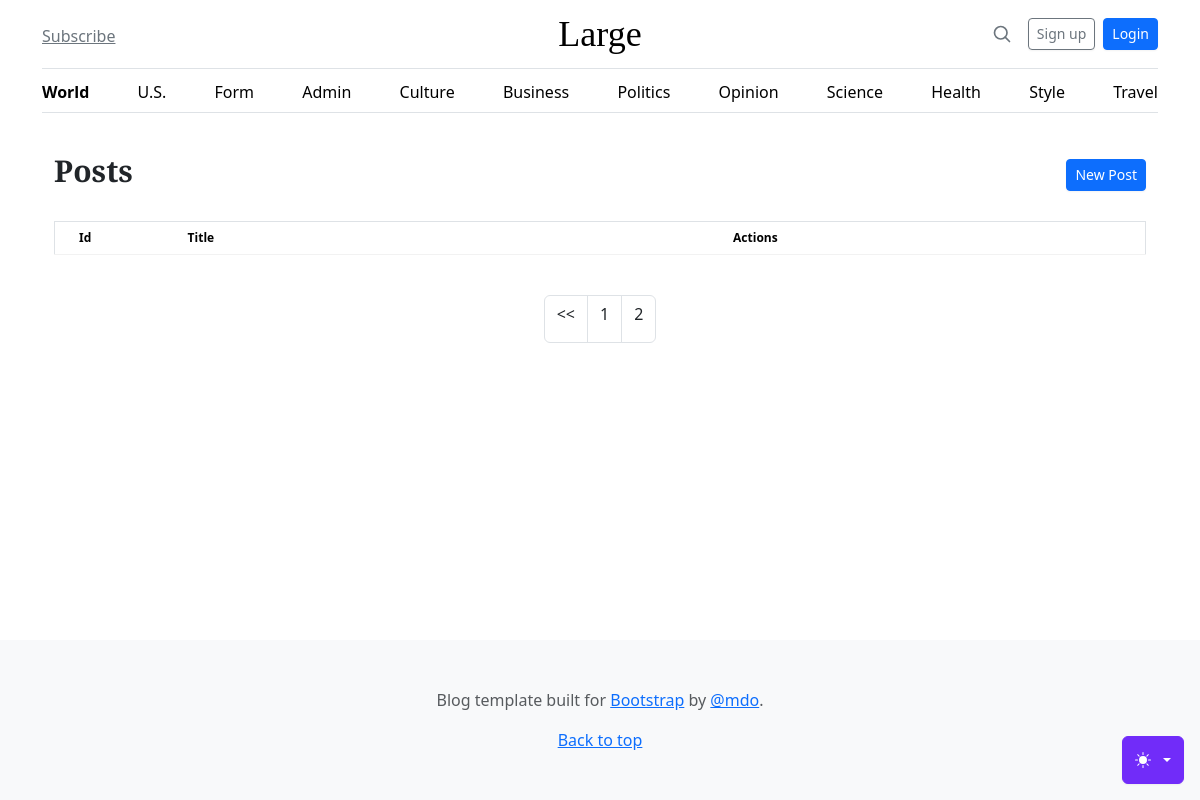
The page /admin/posts?page=3 on the database as committed earlier.
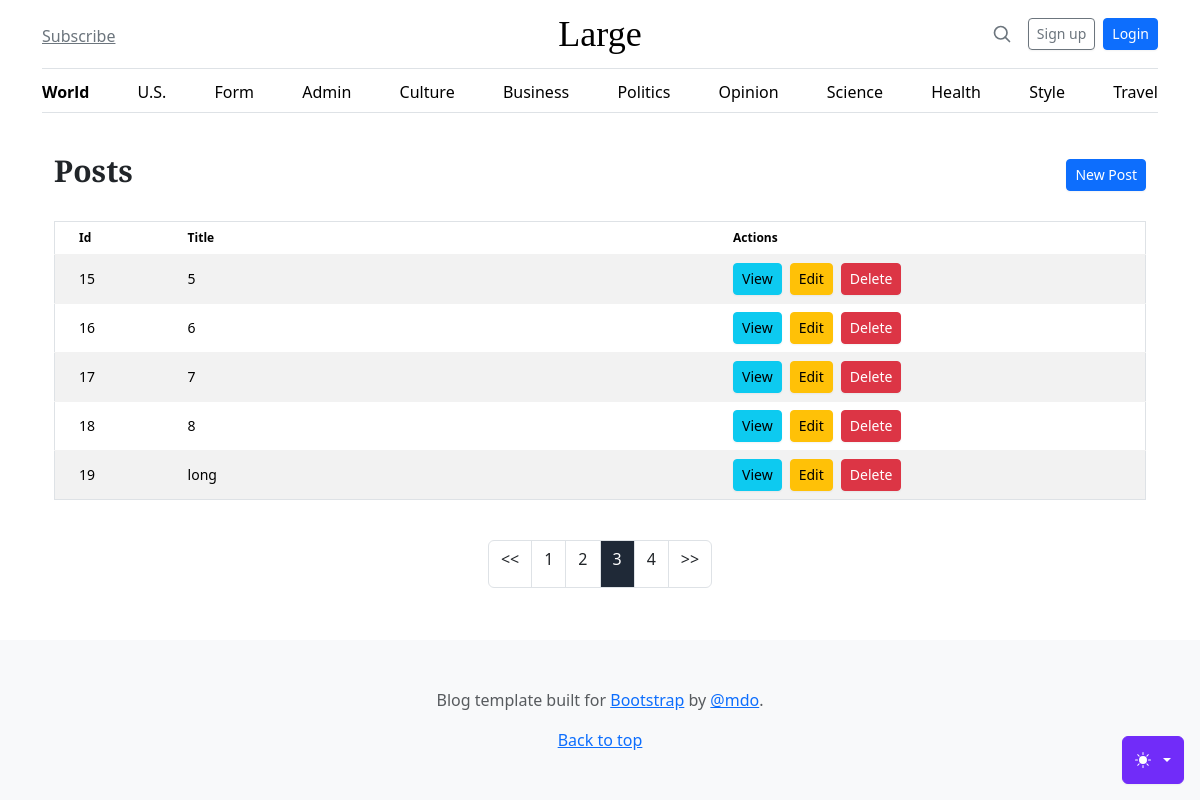
The same page on the database as committed later.
### tables this page shows
CREATE TABLE posts
(
    id    integer
        constraint posts_pk
            primary key autoincrement,
    title text not null,
    body  text not null
);

### src/Route.php (called while the page is built, shortened)
<?php
class Route {
    public function __construct($method, $path, $action)
    {
        $this->method = $method;
        $this->path = $path;
        $this->action = $action;
    }
}

### src/Router.php (called while the page is built, shortened)
<?php
class Router {
    public static $routes = [];
    public $path;
    public $method;
    public function __construct($path, $method)
    {
        $this->path = parse_url($path, PHP_URL_PATH);
        $this->method = $method;
    }
    public function match(){
        foreach(self::$routes as $route){
            if($route->path === $this->path && $route->method === $this->method){
                return $route;
            }
        }
        return false;
    }
    public static function addRoute($method, $path, $action){
        self::$routes[] = new Route($method, $path, $action);
    }
}

### helpers.php (called while the page is built, shortened)
<?php
function view($viewName, $vars=[]){
    extract($vars);
    include __DIR__ . "/views/$viewName.php";
}
function auth(){
    if(!isset($_SESSION['userId'])){
        return false;
    }
    return false;
}

### src/Controllers/PostsController.php (called while the page is built, shortened)
<?php
class PostsController
{
    public function index() {
        $perPage = 5;
        $currentPage = isset($_GET['page']) ? (int)$_GET['page'] : 1;
        $totalPosts = Post::count();
        $totalPages = ceil($totalPosts / $perPage);
        $offset = ($currentPage - 1) * $perPage;
        $posts = Post::paginate($perPage, $offset);
        view('posts/index', compact('posts', 'currentPage', 'totalPages'));
    }
}

### src/DB.php (called while the page is built, shortened)
<?php
class DB
{
    private $conn;
    public function __construct()
    {
        try {
            $this->conn = new PDO('sqlite:' . __DIR__ . '/../db.sqlite');
            $this->conn->setAttribute(PDO::ATTR_ERRMODE, PDO::ERRMODE_EXCEPTION);
        } catch (PDOException $e) {
            echo "Connection failed: " . $e->getMessage();
        }
    }
    public function query($sql)
    {
        return $this->conn->query($sql);
    }
    public function prepare($sql)
    {
        return $this->conn->prepare($sql);
    }
}

### src/Models/Post.php (called while the page is built, shortened)
<?php
class Post extends Model {
    public static $table = 'posts';
    public static function count() {
        $db = new DB();
        $stmt = $db->query("SELECT COUNT(*) as count FROM " . self::$table);
        $result = $stmt->fetch();
        return $result['count'];
    }
    public static function paginate($limit, $offset) {
        $db = new DB();
        $stmt = $db->prepare("SELECT * FROM " . self::$table . " LIMIT :limit OFFSET :offset");
        $stmt->bindValue(':limit', $limit, \PDO::PARAM_INT);
        $stmt->bindValue(':offset', $offset, \PDO::PARAM_INT);
        $stmt->execute();
        return $stmt->fetchAll(\PDO::FETCH_CLASS, self::class);
    }
}

### views/posts/index.php (the view)
<?php view('partials/header'); ?>
<main class="container mx-auto p-4">
    <div class="flex justify-between items-center mb-4">
        <h1 class="text-3xl font-bold">Posts</h1>
        <a class="btn btn-primary btn-sm flex items-center justify-center transition duration-300 ease-in-out transform hover:scale-105" href="/admin/posts/create">New Post</a>
    </div>
    <div class="overflow-x-auto">
        <table class="table w-full table-striped border border-gray-300">
            <thead class="bg-gray-200">
                <tr>
                    <th class="px-4 py-2 w-1/12">Id</th>
                    <th class="px-4 py-2 w-5/12">Title</th>
                    <th class="px-4 py-2 w-4/12">Actions</th>
                </tr>
            </thead>
            <tbody>
                <?php foreach ($posts as $post): ?>
                    <tr class="border-b">
                        <td class="px-4 py-2"><?= $post->id ?></td>
                        <td class="px-4 py-2"><?= $post->title ?></td>
                        <td class="px-4 py-2">
                            <div class="flex space-x-2">
                                <a class="btn btn-info flex btn-sm items-center justify-center transition duration-300 ease-in-out transform hover:scale-105" href="/posts/show?id=<?= $post->id ?>">View</a>
                                <a class="btn btn-warning btn-sm flex items-center justify-center transition duration-300 ease-in-out transform hover:scale-105" href="/admin/posts/edit?id=<?= $post->id ?>">Edit</a>
                                <a class="btn btn-danger btn-sm flex items-center justify-center transition duration-300 ease-in-out transform hover:scale-105" href="/admin/posts/delete?id=<?= $post->id ?>">Delete</a>
                            </div>
                        </td>
                    </tr>
                <?php endforeach ?>
            </tbody>
        </table>
    </div>
    <div class="mt-4">
    <?php include __DIR__ . '/../partials/pagination.php'; ?>
    </div>
</main>
<?php view('partials/footer'); ?>

### public/index.php (shortened to what this page needs)
<?php
require __DIR__ . '/../helpers.php';
$router = new App\Router($_SERVER['REQUEST_URI'], $_SERVER['REQUEST_METHOD']);
$match = $router->match();
if($match){
    if(is_callable($match->action)){
        call_user_func($match->action);
    } elseif(is_array($match->action) && count($match->action) === 2){
        $controller = new $class();
        $method = $match->action[1];
        $controller->$method();
    } else {
        echo 'invalid route definition';
    }
} else {
    http_response_code(404);
    echo '404';
}

### views/partials/header.php (shortened to what this page needs)
<!doctype html>
<html lang="en" data-bs-theme="auto">
<head>
  <link href="/output.css" rel="stylesheet">
  <link rel="stylesheet" href="https://cdn.jsdelivr.net/npm/@docsearch/css@3">
  <link href="/assets/dist/css/bootstrap.min.css" rel="stylesheet">
  <link href="blog.css" rel="stylesheet">
</head>
<body class="flex flex-col min-h-screen">
  <div class="dropdown position-fixed bottom-0 end-0 mb-3 me-3 bd-mode-toggle">
    <button class="btn btn-bd-primary py-2 dropdown-toggle d-flex align-items-center"
      id="bd-theme"
      type="button"
      aria-expanded="false"
      data-bs-toggle="dropdown"
      aria-label="Toggle theme (auto)">
      <svg class="bi my-1 theme-icon-active" width="1em" height="1em">
        <use href="#circle-half"></use>
      </svg>
    </button>
  </div>
  <div class="container">
    <header class="border-bottom lh-1 py-3">
      <div class="row flex-nowrap justify-content-between align-items-center">
        <div class="col-4 pt-1">
          <a class="link-secondary" href="#">Subscribe</a>
        </div>
        <div class="col-4 text-center">
          <a class="blog-header-logo text-body-emphasis text-decoration-none" href="#">Large</a>
        </div>
        <div class="col-4 d-flex justify-content-end align-items-center">
          <a class="link-secondary" href="#" aria-label="Search">
            <svg xmlns="http://www.w3.org/2000/svg" width="20" height="20" fill="none" stroke="currentColor" stroke-linecap="round" stroke-linejoin="round" stroke-width="2" class="mx-3" role="img" viewBox="0 0 24 24">
              <title>Search</title>
              <circle cx="10.5" cy="10.5" r="7.5" />
              <path d="M21 21l-5.2-5.2" />
            </svg>
          </a>
          <?php if (auth()): ?>
            <div class="dropdown">
              <button class="btn btn-secondary dropdown-toggle" type="button" data-bs-toggle="dropdown" aria-expanded="false">
                <?=auth()->email?>
              </button>
              <ul class="dropdown-menu">
                <li><a class="dropdown-item" href="/profile">Profile</a></li>
                <li><a class="dropdown-item" href="/logout">logout</a></li>
              </ul>
            </div>
          <?php else: ?>
            <a class="btn btn-sm btn-outline-secondary" href="/register">Sign up</a>
            <a class="btn btn-sm btn-primary ms-2" href="/login">Login</a>
          <?php endif ?>
        </div>
      </div>
    </header>
    <div class="nav-scroller py-1 mb-3 border-bottom">
      <nav class="nav nav-underline justify-content-between">
        <a class="nav-item nav-link link-body-emphasis active" href="/">World</a>
        <a class="nav-item nav-link link-body-emphasis" href="/us">U.S.</a>
        <a class="nav-item nav-link link-body-emphasis" href="/form">Form</a>
        <a class="nav-item nav-link link-body-emphasis" href="/admin/posts">Admin</a>
        <a class="nav-item nav-link link-body-emphasis" href="#">Culture</a>
        <a class="nav-item nav-link link-body-emphasis" href="#">Business</a>
        <a class="nav-item nav-link link-body-emphasis" href="#">Politics</a>
        <a class="nav-item nav-link link-body-emphasis" href="#">Opinion</a>
        <a class="nav-item nav-link link-body-emphasis" href="#">Science</a>
        <a class="nav-item nav-link link-body-emphasis" href="#">Health</a>
        <a class="nav-item nav-link link-body-emphasis" href="#">Style</a>
        <a class="nav-item nav-link link-body-emphasis" href="#">Travel</a>
      </nav>
    </div>
  </div>

### views/partials/pagination.php
<div class="flex justify-center mt-4">
    <div class="join">
        <?php if (isset($currentPage) && $currentPage > 1): ?>
            <a href="?page=<?= $currentPage - 1 ?>" class="pagination-link join-item btn btn-md border border-gray-600 btn-outline" data-page="<?= $currentPage - 1 ?>"><<</a>
        <?php endif; ?>
        <?php if (isset($totalPages)): ?>
            <?php for ($i = 1; $i <= $totalPages; $i++): ?>
                <a href="?page=<?= $i ?>" class="pagination-link join-item btn btn-md border border-gray-600 btn-outline <?= $i == $currentPage ? 'join-item btn-active btn-md border border-gray-600 btn-outline' : '' ?>" data-page="<?= $i ?>"><?= $i ?></a>
            <?php endfor; ?>
        <?php endif; ?>
        <?php if (isset($currentPage) && $currentPage < $totalPages): ?>
            <a href="?page=<?= $currentPage + 1 ?>" class="pagination-link join-item btn btn-md border border-gray-600 btn-outline" data-page="<?= $currentPage + 1 ?>">>></a>
        <?php endif; ?>
    </div>
</div>

### views/partials/footer.php (shortened to what this page needs)
<footer class="py-5 text-center text-body-secondary bg-body-tertiary mt-auto">
  <p>Blog template built for <a href="https://getbootstrap.com/">Bootstrap</a> by <a href="https://twitter.com/mdo">@mdo</a>.</p>
  <p class="mb-0">
    <a href="#">Back to top</a>
  </p>
</footer>
</body>
</html>

### public/blog.css (style rules this page uses)
.blog-header-logo { font-family: "Playfair Display", Georgia, "Times New Roman", serif; font-size: 2.25rem; }
h1, h2, h3, h4, h5, h6 { font-family: "Playfair Display", Georgia, "Times New Roman", serif; }

### views/partials/header.php (style rules this page uses)
.bi { vertical-align: -.125em; fill: currentColor; }
.nav-scroller { position: relative; z-index: 2; height: 2.75rem; overflow-y: hidden; }
.nav-scroller .nav { display: flex; flex-wrap: nowrap; padding-bottom: 1rem; margin-top: -1px; overflow-x: auto; text-align: center; white-space: nowrap; -webkit-overflow-scrolling: touch; }
.btn-bd-primary { --bd-violet-bg: #712cf9; --bd-violet-rgb: 112.520718, 44.062154, 249.437846; --bs-btn-font-weight: 600; --bs-btn-color: var(--bs-white); --bs-btn-bg: var(--bd-violet-bg); --bs-btn-border-color: var(--bd-violet-bg); --bs-btn-hover-color: var(--bs-white); --bs-btn-hover-bg: #6528e0; --bs-btn-hover-border-color: #6528e0; --bs-btn-focus-shadow-rgb: var(--bd-violet-rgb); --bs-btn-active-color: var(--bs-btn-hover-color); --bs-btn-active-bg: #5a23c8; --bs-btn-active-border-color: #5a23c8; }
.bd-mode-toggle { z-index: 1500; }

Rows that differ between the two databases and show on the page:
added posts: id "15", title "5"
added posts: id "16", title "6"
added posts: id "17", title "7"
added posts: id "18", title "8"
added posts: id "19", title "long"
Other text that changed with them:
new list line: "3"
new list line: "4"
